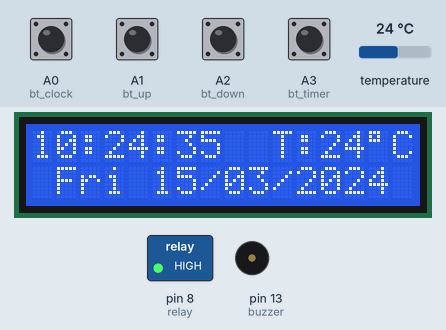
Bench run of a sketch on a simulated Arduino Uno, built with avr-gcc and run on an emulated ATmega328P. Shown: 16×2 character LCD, switched loads named in the sketch (green lamp = pin HIGH), buzzer (waves = sounding, pin HIGH). The inputs (shaded band) are chosen by the test bench; at power-on: A0 (bt_clock), A1 (bt_up), A2 (bt_down), A3 (bt_timer) HIGH, temperature 24 °C. The local clock reads 2024-03-15 10:24:30 at power-on unless the sketch sets it; EEPROM starts erased.

Above: at 5.4 s.
5.5 s: A3 (bt_timer) pulled LOW for 0.15 s
At 5.68 s:
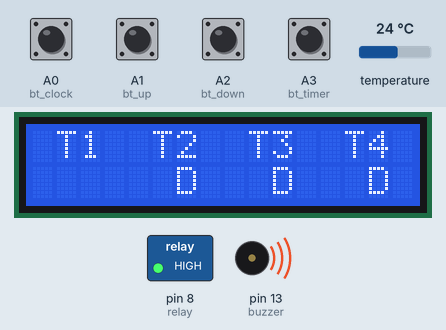
7.3 s: A0 (bt_clock) pulled LOW for 0.15 s
At 8.0 s:
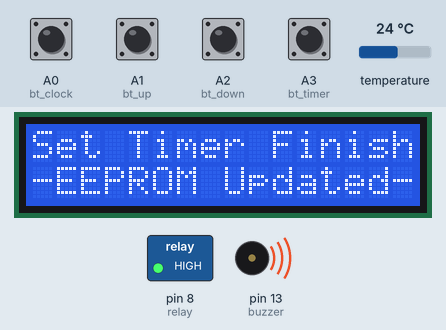
10.4 s: A1 (bt_up) pulled LOW for 1 s
At 10.68 s:
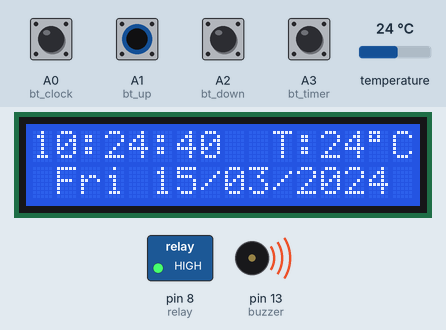
13.0 s: temperature set to 12 °C
At 13.8 s:
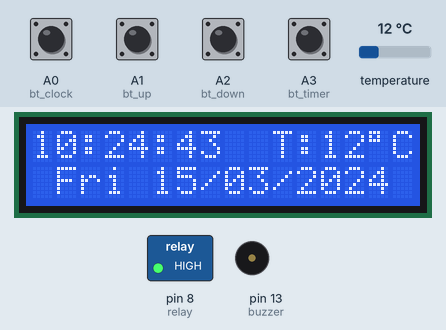
15.5 s: A0 (bt_clock) pulled LOW for 1 s
At 15.69 s:
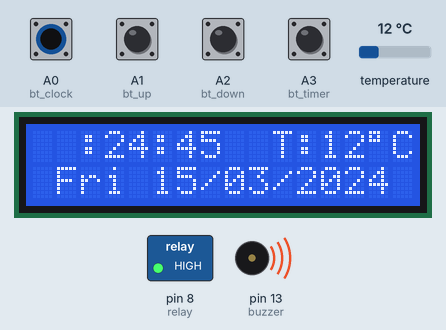
18.0 s: A3 (bt_timer) pulled LOW for 1 s
At 18.8 s:
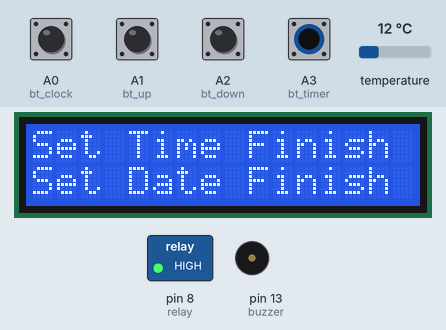
Timing chart, 0 to 21.0 s (numbered marks = the images above; inputs shaded):
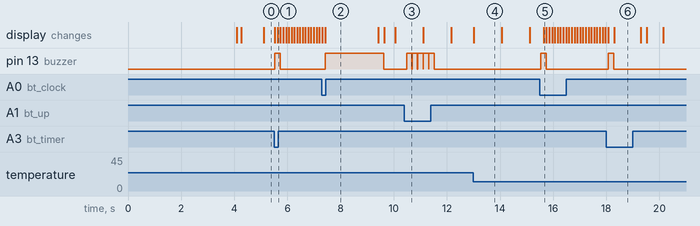

The sketch:

4Stage_Timer_with_DS3231RTC_Module.ino
```cpp
#include <DS3231.h>//Memanggil RTC3231 Library
#include <Wire.h>  // i2C Conection Library
#include <LiquidCrystal.h> //Libraries
#include <EEPROM.h>

LiquidCrystal lcd(2, 3, 4, 5, 6, 7); //Arduino pins to lcd

#define bt_clock  A0
#define bt_up     A1
#define bt_down   A2
#define bt_timer  A3

#define relay 8
#define buzzer 13

// Init DS3231
DS3231  rtc(SDA, SCL);

// Init a Time-data structure
Time  t; //pencacah string time()

int hh = 0, mm = 0, ss = 0, dd = 0, bb = 0, set_day;
int yy = 0;
String Day = "  ";

int StartHH  = 0, StartMM  = 0, FinishHH  = 0, FinishMM  = 0, setMode = 0, setAlarm = 0, alarmMode=1;
int Start1HH, Start1MM, Finish1HH, Finish1MM;
int Start2HH, Start2MM, Finish2HH, Finish2MM;
int Start3HH, Start3MM, Finish3HH, Finish3MM;
int Start4HH, Start4MM, Finish4HH, Finish4MM;

int timer1, timer2, timer3, timer4;

int stop =0, mode=0, flag=0;

void setup(){
rtc.begin(); // memulai koneksi i2c dengan RTC

pinMode(bt_clock, INPUT_PULLUP);
pinMode(bt_up,    INPUT_PULLUP);
pinMode(bt_down,  INPUT_PULLUP);
pinMode(bt_timer, INPUT_PULLUP);

pinMode(relay, OUTPUT);
digitalWrite(relay, HIGH);

pinMode(buzzer, OUTPUT);

  lcd.begin(16, 2); // Configura lcd numero columnas y filas
  lcd.setCursor(0,0);  //Show "TIME" on the LCD

  lcd.setCursor (0,0);
  lcd.print("ANOKHAUTOMATION");
  lcd.setCursor (0,1);
  lcd.print("4 STAGE TIMER");
  delay (4000);
  lcd.clear();

stop=EEPROM.read(50);
if(stop==0){
}else{
mode=1;WriteEeprom ();delay (20);
mode=2;WriteEeprom ();delay (20);
mode=3;WriteEeprom ();delay (20);
mode=4;WriteEeprom ();delay (20);
mode=0;
}
EEPROM.write(50,0);

ReadEeprom();
//Set RTC Untuk Pertama kali
//rtc.setDOW(2);     // Set Day-of-Week to SUNDAY
//rtc.setTime (00, 9, 50);
//rtc.setDate(12, 11, 2017);
}

void loop(){
t = rtc.getTime();
Day = rtc.getDOWStr(1);

if (setMode == 0){
hh = t.hour,DEC;
mm = t.min,DEC;
ss = t.sec,DEC;
dd = t.date,DEC;
bb = t.mon,DEC;
yy = t.year,DEC;
//if(t.hour>12){hh=t.hour-12;}// for removing 24 houre
//else{hh=t.hour;}
}

  if(setAlarm==0){
  lcd.setCursor(0,0);
  lcd.print((hh/10)%10);
  lcd.print(hh % 10);
  lcd.print(":");
  lcd.print((mm/10)%10);
  lcd.print(mm % 10);
  lcd.print(":");
  lcd.print((ss/10)%10);
  lcd.print(ss % 10);
  lcd.print("  T:");
  lcd.print(rtc.getTemp(),0);
  lcd.write(223);
  lcd.print("C");
  lcd.print("  ");

  lcd.setCursor(1,1);
  lcd.print(Day);
  lcd.print(" ");
  lcd.print((dd/10)%10);
  lcd.print(dd % 10);
  lcd.print("/");
  lcd.print((bb/10)%10);
  lcd.print(bb % 10);
  lcd.print("/");
  lcd.print((yy/1000)%10);
  lcd.print((yy/100)%10);
  lcd.print((yy/10)%10);
  lcd.print(yy % 10);
  }


setupClock();
setTimer();
delay (100);
blinking();

//Timer1 ON
if (timer1==1 && alarmMode==1 && hh==Start1HH && mm==Start1MM)  {digitalWrite(relay, LOW);}
//Timer1 OFF
if (timer1==1 && alarmMode==1 && hh==Finish1HH && mm==Finish1MM){digitalWrite(relay, HIGH);}

//Timer2 ON
if (timer2==1 && alarmMode==1 && hh==Start2HH && mm==Start2MM)  {digitalWrite(relay, LOW);}
//Timer2 OFF
if (timer2==1 && alarmMode==1 && hh==Finish2HH && mm==Finish2MM){digitalWrite(relay, HIGH);}

//Timer3 ON
if (timer3==1 && alarmMode==1 && hh==Start3HH && mm==Start3MM)  {digitalWrite(relay, LOW);}
//Timer3 OFF
if (timer3==1 && alarmMode==1 && hh==Finish3HH && mm==Finish3MM){digitalWrite(relay, HIGH);}

//Timer4 ON
if (timer4==1 && alarmMode==1 && hh==Start4HH && mm==Start4MM)  {digitalWrite(relay, LOW);}
//Timer4 OFF
if (timer4==1 && alarmMode==1 && hh==Finish4HH && mm==Finish4MM){digitalWrite(relay, HIGH);}

delay (100);
digitalWrite(buzzer, LOW);
}

void blinking (){
//BLINKING SCREEN
//Set Clock
if (setAlarm <2 && setMode == 1){lcd.setCursor(0,0);  lcd.print("  ");}
if (setAlarm <2 && setMode == 2){lcd.setCursor(3,0);  lcd.print("  ");}
if (setAlarm <2 && setMode == 3){lcd.setCursor(6,0);  lcd.print("  ");}
if (setAlarm <2 && setMode == 4){lcd.setCursor(1,1);  lcd.print("   ");}
if (setAlarm <2 && setMode == 5){lcd.setCursor(5,1);  lcd.print("  ");}
if (setAlarm <2 && setMode == 6){lcd.setCursor(8,1);  lcd.print("  ");}
if (setAlarm <2 && setMode == 7){lcd.setCursor(11,1); lcd.print("    "); }

//Set Timer
if (setMode == 0 && setAlarm == 1 && mode==0){lcd.setCursor(2,1); lcd.print("  "); }
if (setMode == 0 && setAlarm == 2 && mode==0){lcd.setCursor(6,1); lcd.print("  "); }
if (setMode == 0 && setAlarm == 3 && mode==0){lcd.setCursor(10,1); lcd.print("  "); }
if (setMode == 0 && setAlarm == 4 && mode==0){lcd.setCursor(13,1); lcd.print("  "); }

if (setMode == 0 && setAlarm == 1 && mode>0){lcd.setCursor(11,0); lcd.print("  "); }
if (setMode == 0 && setAlarm == 2 && mode>0){lcd.setCursor(14,0); lcd.print("  "); }
if (setMode == 0 && setAlarm == 3 && mode>0){lcd.setCursor(11,1); lcd.print("  "); }
if (setMode == 0 && setAlarm == 4 && mode>0){lcd.setCursor(14,1); lcd.print("  "); }
}

//Seting Jam ,Tanggal,Alarm/Timer
void setupClock (void) {

    if (setMode == 8){
    lcd.setCursor (0,0);
    lcd.print ("Set Time Finish ");
    lcd.setCursor (0,1);
    lcd.print ("Set Date Finish ");
    delay (1000);
    rtc.setTime (hh, mm, ss);
    rtc.setDate (dd, bb, yy);
    lcd.clear();
    setMode = 0;
    }

 if (setAlarm >0){alarmMode=0;}

 if(digitalRead (bt_clock) == 0 && flag==0) {flag=1;
 if(setAlarm>0){WriteEeprom(); setAlarm=1; mode =5;}
 else{setMode = setMode+1;}
 digitalWrite(buzzer, HIGH);
 }

 if(digitalRead (bt_timer) == 0 && flag==0){flag=1;
 if(setMode>0){setMode=8;}
  else{
  setAlarm = setAlarm+1;
  if(setAlarm>4){setAlarm=1;
  WriteEeprom ();
  mode=mode+1;
  ReadEeprom();
  }
  }
  lcd.clear();
  digitalWrite(buzzer, HIGH);
  }

    if(setAlarm == 1 && mode==5){
    lcd.setCursor (0,0);
    lcd.print ("Set Timer Finish");
    lcd.setCursor (0,1);
    lcd.print ("-EEPROM Updated-");
    delay (2000);
    lcd.clear();
    setAlarm=0;
    mode =0;
    alarmMode=1;
    }

if(digitalRead (bt_clock) == 1 && digitalRead (bt_timer) == 1){flag=0;}

 if(digitalRead (bt_up) == 0){
            if (setAlarm<2 && setMode==1)hh=hh+1;
            if (setAlarm<2 && setMode==2)mm=mm+1;
            if (setAlarm<2 && setMode==3)ss=ss+1;
            if (setAlarm<2 && setMode==4)set_day=set_day+1;
            if (setAlarm<2 && setMode==5)dd=dd+1;
            if (setAlarm<2 && setMode==6)bb=bb+1;
            if (setAlarm<2 && setMode==7)yy=yy+1;
            //Timer
            if (mode==0 && setMode==0 && setAlarm==1)timer1=1;
            if (mode==0 && setMode==0 && setAlarm==2)timer2=1;
            if (mode==0 && setMode==0 && setAlarm==3)timer3=1;
            if (mode==0 && setMode==0 && setAlarm==4)timer4=1;

            if (mode>0 && setMode==0 && setAlarm==1)StartHH=StartHH+1;
            if (mode>0 && setMode==0 && setAlarm==2)StartMM=StartMM+1;
            if (mode>0 && setMode==0 && setAlarm==3)FinishHH=FinishHH+1;
            if (mode>0 && setMode==0 && setAlarm==4)FinishMM=FinishMM+1;

if(hh>23)hh=0;
if(mm>59)mm=0;
if(ss>59)ss=0;
if(set_day>7)set_day=0;
if(dd>31)dd=0;
if(bb>12)bb=0;
if(yy>2030)yy=2000;
if(StartHH>23)StartHH=0;
if(StartMM>59)StartMM=0;
if(FinishHH>23)FinishHH=0;
if(FinishMM>59)FinishMM=0;
rtc.setDOW(set_day);
digitalWrite(buzzer, HIGH);
 }

if(digitalRead (bt_down) == 0){
            if (setAlarm<2 && setMode==1)hh=hh-1;
            if (setAlarm<2 && setMode==2)mm=mm-1;
            if (setAlarm<2 && setMode==3)ss=ss-1;
            if (setAlarm<2 && setMode==4)set_day=set_day-1;
            if (setAlarm<2 && setMode==5)dd=dd-1;
            if (setAlarm<2 && setMode==6)bb=bb-1;
            if (setAlarm<2 && setMode==7)yy=yy-1;
            //Timer
            if (mode==0 && setMode==0 && setAlarm==1)timer1=0;
            if (mode==0 && setMode==0 && setAlarm==2)timer2=0;
            if (mode==0 && setMode==0 && setAlarm==3)timer3=0;
            if (mode==0 && setMode==0 && setAlarm==4)timer4=0;

            if (mode>0 && setMode==0 && setAlarm==1)StartHH=StartHH-1;
            if (mode>0 && setMode==0 && setAlarm==2)StartMM=StartMM-1;
            if (mode>0 && setMode==0 && setAlarm==3)FinishHH=FinishHH-1;
            if (mode>0 && setMode==0 && setAlarm==4)FinishMM=FinishMM-1;

if(hh<0)hh=23;
if(mm<0)mm=59;
if(ss<0)ss=59;
if(set_day<0)set_day=7;
if(dd<0)dd=31;
if(bb<0)bb=12;
if(yy<0)yy=2030;
if(StartHH<0)StartHH=23;
if(StartMM<0)StartMM=59;
if(FinishHH<0)FinishHH=23;
if(FinishMM<0)FinishMM=59;
rtc.setDOW(set_day);
digitalWrite(buzzer, HIGH);
 }

}

void setTimer (){
//Timer
if (setMode == 0 && setAlarm >0 && mode>0){
  lcd.setCursor (0,0);
  lcd.print("Timer");
  lcd.print(mode);
  lcd.print(" On :");
  lcd.setCursor (11,0);
  lcd.print((StartHH/10)%10);
  lcd.print(StartHH % 10);
  lcd.print(":");
  lcd.print((StartMM/10)%10);
  lcd.print(StartMM % 10);

  lcd.setCursor (0,1);
  lcd.print("Timer");
  lcd.print(mode);
  lcd.print(" Off:");
  lcd.setCursor (11,1);
  lcd.print((FinishHH/10)%10);
  lcd.print(FinishHH % 10);
  lcd.print(":");
  lcd.print((FinishMM/10)%10);
  lcd.print(FinishMM % 10);
 }

if (setMode == 0 && setAlarm >0 && mode==0){
  lcd.setCursor (0,0);
  lcd.print(" T1  T2  T3  T4 ");
  lcd.setCursor (0,1);
    if(timer1==1){lcd.print("  A");}
  else{lcd.print("  D");}

    if(timer2==1){lcd.print("   A");}
  else{lcd.print("   D");}

    if(timer3==1){lcd.print("   A");}
  else{lcd.print("   D");}

    if(timer4==1){lcd.print("   A");}
  else{lcd.print("   D");}
}
}

void ReadEeprom() {
Start1HH=EEPROM.read(11);Start1MM=EEPROM.read(12);Finish1HH=EEPROM.read(13);Finish1MM=EEPROM.read(14);
Start2HH=EEPROM.read(21);Start2MM=EEPROM.read(22);Finish2HH=EEPROM.read(23);Finish2MM=EEPROM.read(24);
Start3HH=EEPROM.read(31);Start3MM=EEPROM.read(32);Finish3HH=EEPROM.read(33);Finish3MM=EEPROM.read(34);
Start4HH=EEPROM.read(41);Start4MM=EEPROM.read(42);Finish4HH=EEPROM.read(43);Finish4MM=EEPROM.read(44);

if(mode==1){StartHH=Start1HH, StartMM=Start1MM, FinishHH=Finish1HH,FinishMM=Finish1MM;}
if(mode==2){StartHH=Start2HH, StartMM=Start2MM, FinishHH=Finish2HH,FinishMM=Finish2MM;}
if(mode==3){StartHH=Start3HH, StartMM=Start3MM, FinishHH=Finish3HH,FinishMM=Finish3MM;}
if(mode==4){StartHH=Start4HH, StartMM=Start4MM, FinishHH=Finish4HH,FinishMM=Finish4MM;}

timer1=EEPROM.read(1);
timer2=EEPROM.read(2);
timer3=EEPROM.read(3);
timer4=EEPROM.read(4);
}

void WriteEeprom() {
if(mode==1){EEPROM.write(11,StartHH);EEPROM.write(12,StartMM);EEPROM.write(13,FinishHH);EEPROM.write(14,FinishMM);}
if(mode==2){EEPROM.write(21,StartHH);EEPROM.write(22,StartMM);EEPROM.write(23,FinishHH);EEPROM.write(24,FinishMM);}
if(mode==3){EEPROM.write(31,StartHH);EEPROM.write(32,StartMM);EEPROM.write(33,FinishHH);EEPROM.write(34,FinishMM);}
if(mode==4){EEPROM.write(41,StartHH);EEPROM.write(42,StartMM);EEPROM.write(43,FinishHH);EEPROM.write(44,FinishMM);}

EEPROM.write(1,timer1);
EEPROM.write(2,timer2);
EEPROM.write(3,timer3);
EEPROM.write(4,timer4);
}
```

Measured:
- after the input at 5.5 s, pin 13 (buzzer): LOW → HIGH at once, → LOW 0.20 s later; the display: first changes at once (image 1 shows a later state)
- after the input at 7.3 s, pin 13 (buzzer): LOW → HIGH after 0.12 s, → LOW 2.2 s later; the display: first differs from a run without the input after 0.12 s (image 2)
- after the input at 10.4 s, pin 13 (buzzer): alternates HIGH for 0.20 s and LOW for 0.01 s, 10 changes in all, then stays LOW, starting after 0.08 s
- after the input at 15.5 s, pin 13 (buzzer): LOW → HIGH at once, → LOW 0.20 s later
- after the input at 18.0 s, pin 13 (buzzer): LOW → HIGH after 0.08 s, → LOW 0.20 s later; the display: first changes after 0.08 s (image 6 shows a later state)
- what the display in image 4 shows lasts 1.1 s, from 13.0 s to 14.1 s
